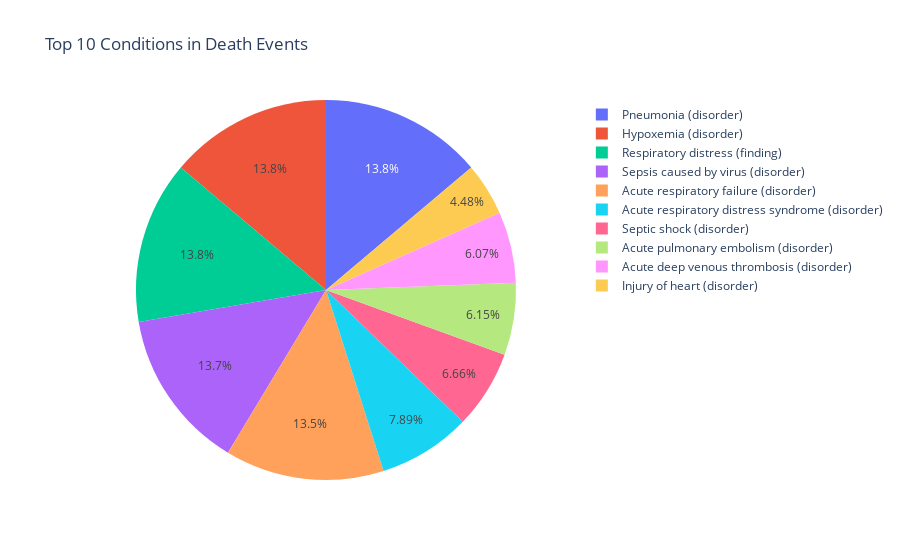

The notebook cell this image was saved under:
### Code cell
# Plotly pie chart of the most common conditions in death events
import plotly.express as px

fig = px.pie(death_conditions_counts.head(10).reset_index(), values='count', names='index', title='Top 10 Conditions in Death Events')
fig.show()

### Figure 1 — Plotly figure (JSON) as saved in the notebook; plotly's stock layout.template omitted (floating-point values rounded to 4 significant figures)
{"data": [{"domain": {"x": [0, 1], "y": [0, 1]}, "hovertemplate": "index=%{label}<br>count=%{value}<extra></extra>", "labels": ["Pneumonia (disorder)", "Hypoxemia (disorder)", "Respiratory distress (finding)", "Sepsis caused by virus (disorder)", "Acute respiratory failure (disorder)", "Acute respiratory distress syndrome (disorder)", "Septic shock (disorder)", "Acute pulmonary embolism (disorder)", "Acute deep venous thrombosis (disorder)", "Injury of heart (disorder)"], "legendgroup": "", "name": "", "showlegend": true, "type": "pie", "values": [349, 349, 349, 345, 341, 199, 168, 155, 153, 113]}], "layout": {"legend": {"tracegroupgap": 0}, "title": {"text": "Top 10 Conditions in Death Events"}}}
